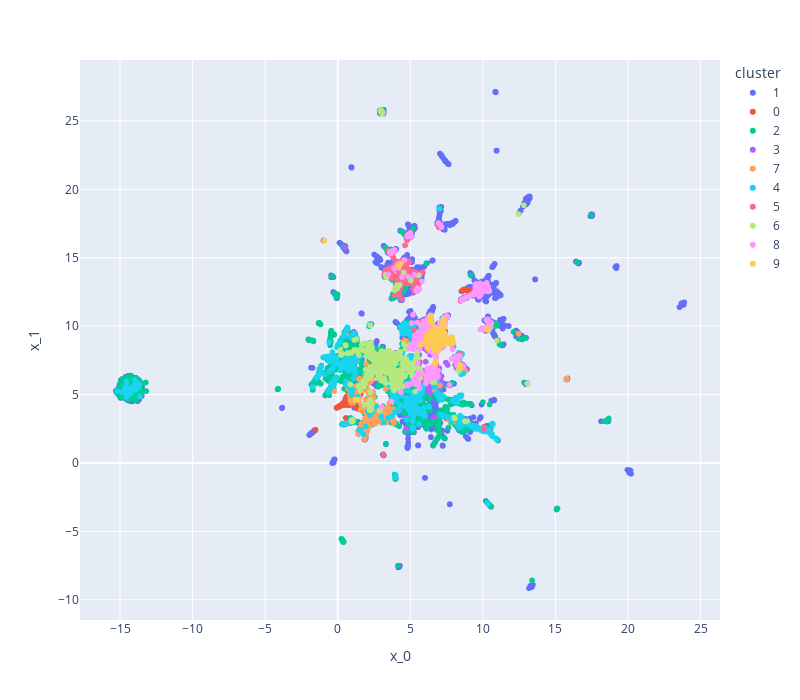

Notebook cell for this chart:
### Code cell
from src.tools.vis_utils import plot_clusters
embedding = reduce_umap(hex_agg_tfidf, n_components=2, n_neighbors=30, metric="euclidean")[0]
embedding["cluster"] = y_df["cluster"]
plot_clusters(embedding)

### Figure 1 — Plotly figure (JSON) as saved in the notebook; plotly's stock layout.template omitted (floating-point values rounded to 4 significant figures; data arrays with more than 128 entries replaced by an {"elided": "..."} marker saying what was removed)
{"data": [{"hovertemplate": "cluster=1<br>x_0=%{x}<br>x_1=%{y}<extra></extra>", "legendgroup": "1", "marker": {"color": "#636efa", "symbol": "circle"}, "mode": "markers", "name": "1", "showlegend": true, "type": "scattergl", "x": {"elided": "8445 float values"}, "xaxis": "x", "y": {"elided": "8445 float values"}, "yaxis": "y"}, {"hovertemplate": "cluster=0<br>x_0=%{x}<br>x_1=%{y}<extra></extra>", "legendgroup": "0", "marker": {"color": "#EF553B", "symbol": "circle"}, "mode": "markers", "name": "0", "showlegend": true, "type": "scattergl", "x": {"elided": "331 float values"}, "xaxis": "x", "y": {"elided": "331 float values"}, "yaxis": "y"}, {"hovertemplate": "cluster=2<br>x_0=%{x}<br>x_1=%{y}<extra></extra>", "legendgroup": "2", "marker": {"color": "#00cc96", "symbol": "circle"}, "mode": "markers", "name": "2", "showlegend": true, "type": "scattergl", "x": {"elided": "3339 float values"}, "xaxis": "x", "y": {"elided": "3339 float values"}, "yaxis": "y"}, {"hovertemplate": "cluster=3<br>x_0=%{x}<br>x_1=%{y}<extra></extra>", "legendgroup": "3", "marker": {"color": "#ab63fa", "symbol": "circle"}, "mode": "markers", "name": "3", "showlegend": true, "type": "scattergl", "x": {"elided": "472 float values"}, "xaxis": "x", "y": {"elided": "472 float values"}, "yaxis": "y"}, {"hovertemplate": "cluster=7<br>x_0=%{x}<br>x_1=%{y}<extra></extra>", "legendgroup": "7", "marker": {"color": "#FFA15A", "symbol": "circle"}, "mode": "markers", "name": "7", "showlegend": true, "type": "scattergl", "x": {"elided": "549 float values"}, "xaxis": "x", "y": {"elided": "549 float values"}, "yaxis": "y"}, {"hovertemplate": "cluster=4<br>x_0=%{x}<br>x_1=%{y}<extra></extra>", "legendgroup": "4", "marker": {"color": "#19d3f3", "symbol": "circle"}, "mode": "markers", "name": "4", "showlegend": true, "type": "scattergl", "x": {"elided": "764 float values"}, "xaxis": "x", "y": {"elided": "764 float values"}, "yaxis": "y"}, {"hovertemplate": "cluster=5<br>x_0=%{x}<br>x_1=%{y}<extra></extra>", "legendgroup": "5", "marker": {"color": "#FF6692", "symbol": "circle"}, "mode": "markers", "name": "5", "showlegend": true, "type": "scattergl", "x": {"elided": "531 float values"}, "xaxis": "x", "y": {"elided": "531 float values"}, "yaxis": "y"}, {"hovertemplate": "cluster=6<br>x_0=%{x}<br>x_1=%{y}<extra></extra>", "legendgroup": "6", "marker": {"color": "#B6E880", "symbol": "circle"}, "mode": "markers", "name": "6", "showlegend": true, "type": "scattergl", "x": {"elided": "535 float values"}, "xaxis": "x", "y": {"elided": "535 float values"}, "yaxis": "y"}, {"hovertemplate": "cluster=8<br>x_0=%{x}<br>x_1=%{y}<extra></extra>", "legendgroup": "8", "marker": {"color": "#FF97FF", "symbol": "circle"}, "mode": "markers", "name": "8", "showlegend": true, "type": "scattergl", "x": {"elided": "908 float values"}, "xaxis": "x", "y": {"elided": "908 float values"}, "yaxis": "y"}, {"hovertemplate": "cluster=9<br>x_0=%{x}<br>x_1=%{y}<extra></extra>", "legendgroup": "9", "marker": {"color": "#FECB52", "symbol": "circle"}, "mode": "markers", "name": "9", "showlegend": true, "type": "scattergl", "x": {"elided": "220 float values"}, "xaxis": "x", "y": {"elided": "220 float values"}, "yaxis": "y"}], "layout": {"height": 700, "legend": {"title": {"text": "cluster"}, "tracegroupgap": 0}, "margin": {"t": 60}, "width": 800, "xaxis": {"anchor": "y", "domain": [0, 1], "title": {"text": "x_0"}}, "yaxis": {"anchor": "x", "domain": [0, 1], "title": {"text": "x_1"}}}}
